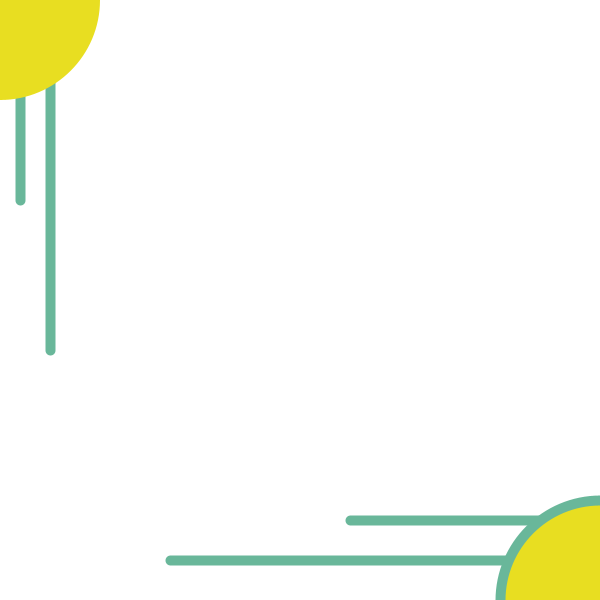
Frame 1 (no input)
Frame 60 (the mouse pressed at the canvas centre just before this capture): identical to frame 1, image omitted
Frame 120 (the mouse held since frame 60 and released just before this capture): identical to frame 1, image omitted

The Processing sketch that drew this single still picture (run headless with seeded random() and noise(); from frame 60 on, the mouse is pressed at the canvas centre):

// Processing sketch: jiegou
// ── jiegou.pde
void setup(){
  size(600,600);
  background(255);

  stroke(105,183,154);
  strokeWeight(10);
line(20,200,20,10);
line(50,350,50,10);
line(170,560,590,560);
line(350,520,590,520);

fill(232,222,33);
circle(600,600,200);

noStroke();
fill(232,222,33);
circle(0,0,200);


}

void draw(){
println("Hello SJTU");
}
